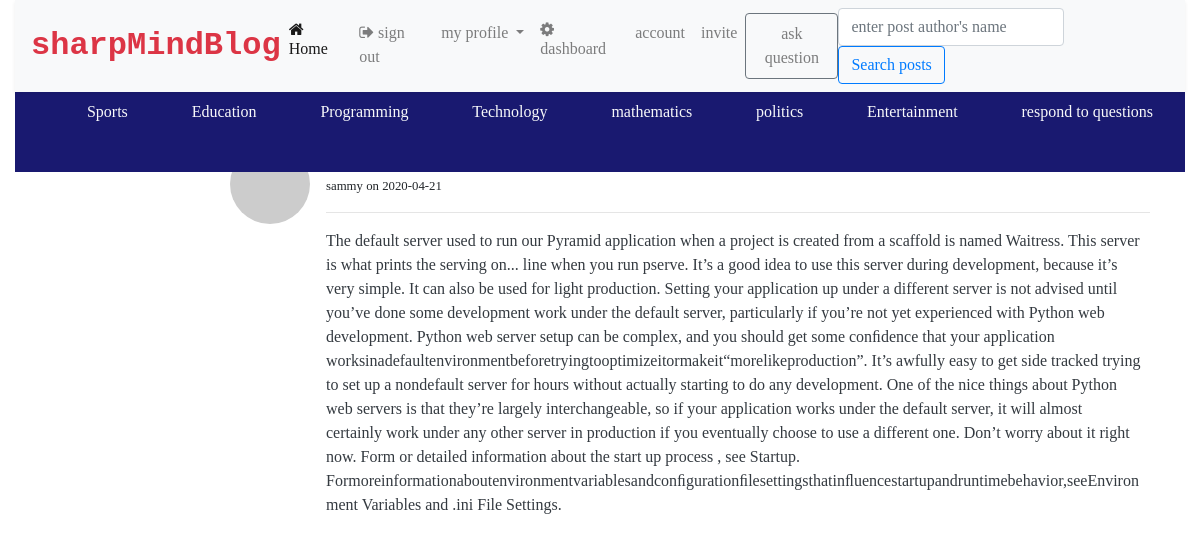
Screenshot of /users/home/post/16 (signed in) with the database file from the repository.
### src/models/__init__.py (models this page shows, shortened)
class User(db.Model):
    id = db.Column(db.Integer, primary_key=True)
    name = db.Column(db.String(200), nullable=False)
    hobby = db.Column(db.String(200), nullable=False)
    email = db.Column(db.String(200), nullable=False)
    url = db.Column(db.String(200), nullable=False)
    password = db.Column(db.String(120), nullable=False)
    Admin = db.Column(db.Boolean, default=False)
    occupation = db.Column(db.String(120), nullable=False)
    location = db.Column(db.String(120), nullable=False)
    author = db.relationship('Posts', backref='author', lazy=True)

class Posts(db.Model):
    id = db.Column(db.Integer, primary_key=True)
    title = db.Column(db.Text, nullable=False)
    post = db.Column(db.Text, nullable=False)
    date = db.Column(db.String(200), default=datetime.today().date)
    upvote = db.Column(db.Integer, default=0)
    category = db.Column(db.String, nullable=False)
    user_id = db.Column(db.ForeignKey('user.id'))

### src/views/__init__.py (the view)
@views_blueprint.route('/home/post/<int:id>')
def eachpost(id):
    if 'username' in session:
        post = Posts.query.get_or_404(id)
        user = User.query.filter_by(name=session['username']).first()
        c = []
        for letter in user.email:
            c.append(letter)
        d = c[0]
        return render_template('posts/each.html', post=post, user=user, d=d)
    else:
        return redirect(url_for('users.login'))

### src/views/__init__.py (called while the page is built)
@views_blueprint.before_request
def before_request():
    g.user = None
    if 'username' in session:
        g.user = session['username']

### src/templates/posts/each.html
{% extends 'public/exeach.html' %}
{% block body %}
    <div class="container position-absolute" style="top: 8em; left: 10%;">
        <div class="row">
            <div class="col-lg-1">
            </div>
            <div class="col-lg-10">
                <ul class="list-unstyled mt-3" style="background-color: white;">
                    <li class="media">
                        <img src="https://gravatar.com/avatar/{{post.author.url}}?s=80&d=monsterid" class="mr-3 rounded-circle" alt="...">
                        <div class="media-body">
                            <h4 class="mt-0 mb-1 text-capitalize  font-weight-bold">{{post.title}}</h4>
                            <small>{{post.author.name}} on {{post.date}}</small>
                            <hr>
                            <p class="text text-dark mr-2 text-break" v-text>{{post.post}}</p>
                        </div>
                    </li>
                </ul>
            </div>
            <div class="col-lg-1">
            </div>
        </div>
    </div>
{% endblock body %}

### src/static/css/default.css (style rules this page uses)
* { font-family: Cambria, Cochin, Georgia, Times, 'Times New Roman', serif; font-size: 16px; }

### rows the page displays
User: author.name "sammy"
Posts: date "2020-04-21", post "The default server used to run our Pyramid application when a project is created from a scaffold is named Waitress. This server is what prints the serving on... line when you run pserve. It’s a good idea to use this server during development, because it’s very simple. It can also be used for light production. Setting your application up under a different server is not advised until you’ve done some development work under the default server, particularly if you’re not yet experienced with Python web development. Python web server setup can be complex, and you should get some conﬁdence that your application worksinadefaultenvironmentbeforetryingtooptimizeitormakeit“morelikeproduction”. It’s…"
